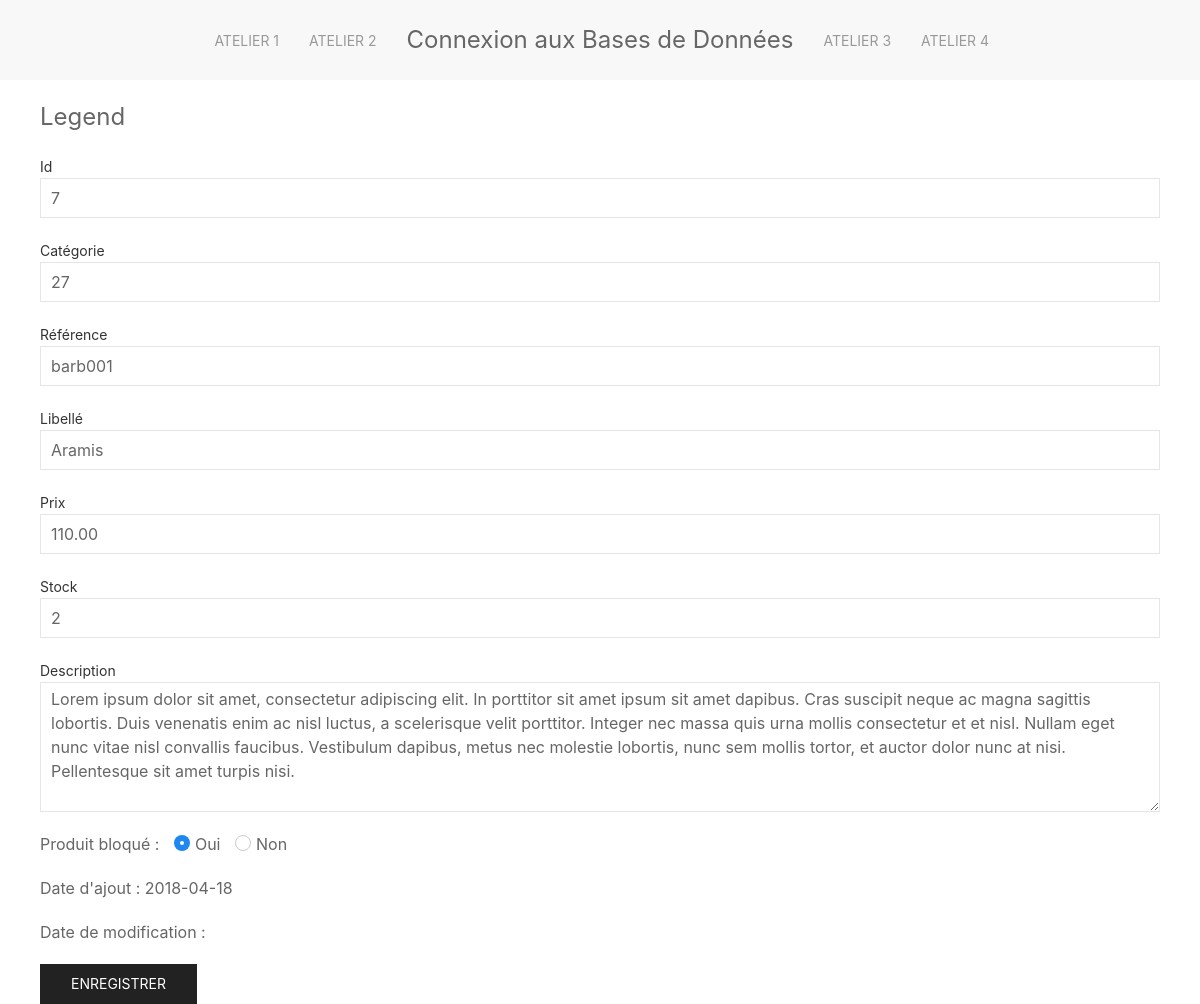
/view/produit.php?id=7, run on the app's committed database.
### tables this page shows
CREATE TABLE IF NOT EXISTS `produits` (
  `pro_id` int(10) UNSIGNED NOT NULL AUTO_INCREMENT COMMENT 'Clé de la table produits',
  `pro_cat_id` int(10) UNSIGNED NOT NULL COMMENT 'Catégorie du produit',
  `pro_ref` varchar(10) NOT NULL COMMENT 'Référence produit',
  `pro_libelle` varchar(200) NOT NULL COMMENT 'Nom du produit',
  `pro_description` varchar(1000) DEFAULT NULL COMMENT 'Description du produit',
  `pro_prix` decimal(6,2) UNSIGNED NOT NULL COMMENT 'Prix ',
  `pro_stock` int(11) NOT NULL DEFAULT '0' COMMENT 'Nombre d''unités en stock',
  `pro_couleur` varchar(30) DEFAULT NULL COMMENT 'Couleur',
  `pro_photo` varchar(4) DEFAULT 'jpg' COMMENT 'Extension de la photo',
  `pro_d_ajout` date NOT NULL COMMENT 'Date d''ajout',
  `pro_d_modif` datetime DEFAULT NULL COMMENT 'Date de modification',
  `pro_bloque` tinyint(1) DEFAULT NULL COMMENT 'Bloquer le produit à la vente',
  PRIMARY KEY (`pro_id`),
  UNIQUE KEY `idx_pro_ref` (`pro_ref`),
  KEY `fk_produits_cat_id` (`pro_cat_id`)
);

### controler/productControler.php (called while the page is built, shortened)
<?php
try {
    $db = new PDO('mysql:host=localhost;charset=utf8;dbname=jarditou', 'root', '');
} catch (Exception $e) {
    echo 'erreur : ' . $e->getMessage() . '<br>';
    echo 'N° : ' . $e->getCode();
    die('fin du script');
}
$id = $_GET['id'];
$query = 'SELECT * FROM `produits` WHERE `pro_id` = :id';
$result = $db->prepare($query);
$result->bindValue(':id', $id, PDO::PARAM_INT);
$result->execute();
$product = $result->fetch(PDO::FETCH_OBJ);

### view/produit.php (the view)
<?php
include 'header.php';
include '../controler/productControler.php';
?>
<div class="uk-container">
    <form method="POST" action="#">
        <fieldset class="uk-fieldset">
            <legend class="uk-legend">Legend</legend>
            <div class="uk-margin">
                <label class="uk-form-label" for="form-stacked-text">Id</label>
                <div class="uk-form-controls">
                    <input class="uk-input" id="form-stacked-text" type="text" placeholder="Some text..." value="<?= $product->pro_id ?>">
                </div>
            </div>
            <div class="uk-margin">
                <label class="uk-form-label" for="form-stacked-text">Catégorie</label>
                <div class="uk-form-controls">
                    <input class="uk-input" id="form-stacked-text" type="text" placeholder="Some text..." value="<?= $product->pro_cat_id ?>">
                </div>
            </div>
            <div class="uk-margin">
                <label class="uk-form-label" for="form-stacked-text">Référence</label>
                <div class="uk-form-controls">
                    <input class="uk-input" id="form-stacked-text" type="text" placeholder="Some text..." value="<?= $product->pro_ref ?>">
                </div>
            </div>
            <div class="uk-margin">
                <label class="uk-form-label" for="form-stacked-text">Libellé</label>
                <div class="uk-form-controls">
                    <input class="uk-input" id="form-stacked-text" type="text" placeholder="Some text..." value="<?= $product->pro_libelle ?>">
                </div>
            </div>
            <div class="uk-margin">
                <label class="uk-form-label" for="form-stacked-text">Prix</label>
                <div class="uk-form-controls">
                    <input class="uk-input" id="form-stacked-text" type="text" placeholder="Some text..." value="<?= $product->pro_prix ?>">
                </div>
            </div>
            <div class="uk-margin">
                <label class="uk-form-label" for="form-stacked-text">Stock</label>
                <div class="uk-form-controls">
                    <input class="uk-input" id="form-stacked-text" type="text" placeholder="Some text..." value="<?= $product->pro_stock ?>">
                </div>
            </div>
            <div class="uk-margin">
                <label class="uk-form-label" for="form-stacked-text">Description</label>
                <textarea class="uk-textarea" rows="5" placeholder="Textarea" value=""><?= $product->pro_description ?></textarea>
            </div>
            <div class="uk-margin uk-grid-small uk-child-width-auto uk-grid">
                <span>Produit bloqué :</span>
                <label><input class="uk-radio" type="radio" name="radio2" checked> Oui</label>
                <label><input class="uk-radio" type="radio" name="radio2"> Non</label>
            </div>
            <div class="uk-margin">
                <p>Date d'ajout : <?= $product->pro_d_ajout ?></p>
            </div>
            <div class="uk-margin">
                <p>Date de modification : <?= $product->pro_d_modif ?></p>
            </div>
        </fieldset>
        <input type="submit" name="submit" value="Enregistrer" class="uk-button uk-button-secondary">
    </form>
</div>
<?php
include 'footer.php';
?>

### data on the page
produits: pro_id "7", pro_cat "27", pro_ref "barb001", pro_libelle "Aramis", pro_prix "110.00", pro_stock "2", pro_description "Lorem ipsum dolor sit amet, consectetur adipiscing elit. In porttitor sit amet ipsum sit amet dapibus. Cras suscipit neque ac magna sagittis lobortis. Duis venenatis enim ac nisl luctus, a scelerisque velit porttitor. Integer nec massa quis urna mollis consectetur et et nisl. Nullam eget nunc vitae nisl convallis faucibus. Vestibulum dapibus, metus nec molestie lobortis, nunc sem mollis tortor, et auctor dolor nunc at nisi. Pellentesque sit amet turpis nisi.", pro_d_ajout "2018-04-18"
